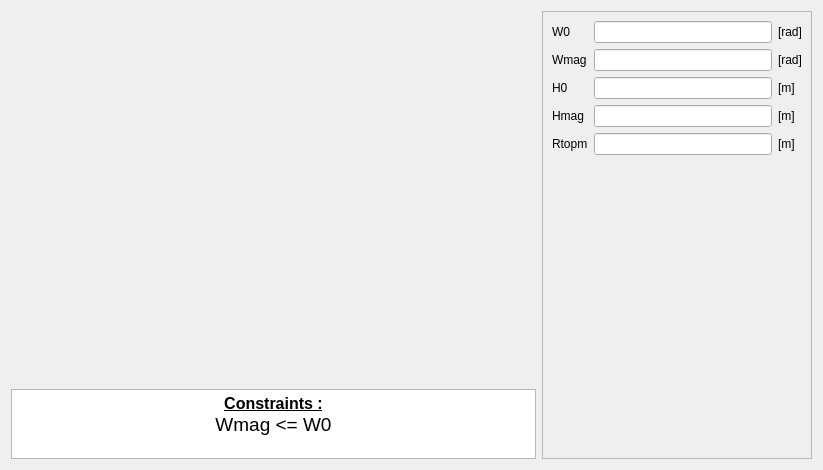
<?xml version="1.0" encoding="UTF-8"?>
<ui version="4.0">
 <class>PMSlot14</class>
 <widget class="QWidget" name="PMSlot14">
  <property name="geometry">
   <rect>
    <x>0</x>
    <y>0</y>
    <width>823</width>
    <height>470</height>
   </rect>
  </property>
  <property name="minimumSize">
   <size>
    <width>630</width>
    <height>470</height>
   </size>
  </property>
  <property name="maximumSize">
   <size>
    <width>16777215</width>
    <height>16777215</height>
   </size>
  </property>
  <property name="windowTitle">
   <string>Form</string>
  </property>
  <layout class="QHBoxLayout" name="horizontalLayout">
   <item>
    <layout class="QVBoxLayout" name="verticalLayout_2">
     <item>
      <widget class="QLabel" name="img_slot">
       <property name="sizePolicy">
        <sizepolicy hsizetype="Expanding" vsizetype="Expanding">
         <horstretch>0</horstretch>
         <verstretch>0</verstretch>
        </sizepolicy>
       </property>
       <property name="maximumSize">
        <size>
         <width>16777215</width>
         <height>16777215</height>
        </size>
       </property>
       <property name="text">
        <string/>
       </property>
       <property name="pixmap">
        <pixmap resource="../../../../Resources/pyleecan.qrc">:/images/images/MachineSetup/WMSlot/SlotM14.png</pixmap>
       </property>
       <property name="scaledContents">
        <bool>true</bool>
       </property>
      </widget>
     </item>
     <item>
      <widget class="QTextEdit" name="txt_constraint">
       <property name="sizePolicy">
        <sizepolicy hsizetype="Expanding" vsizetype="Fixed">
         <horstretch>0</horstretch>
         <verstretch>0</verstretch>
        </sizepolicy>
       </property>
       <property name="maximumSize">
        <size>
         <width>16777215</width>
         <height>70</height>
        </size>
       </property>
       <property name="verticalScrollBarPolicy">
        <enum>Qt::ScrollBarAlwaysOff</enum>
       </property>
       <property name="html">
        <string>&lt;!DOCTYPE HTML PUBLIC &quot;-//W3C//DTD HTML 4.0//EN&quot; &quot;http://www.w3.org/TR/REC-html40/strict.dtd&quot;&gt;
&lt;html&gt;&lt;head&gt;&lt;meta name=&quot;qrichtext&quot; content=&quot;1&quot; /&gt;&lt;style type=&quot;text/css&quot;&gt;
p, li { white-space: pre-wrap; }
&lt;/style&gt;&lt;/head&gt;&lt;body style=&quot; font-family:'MS Shell Dlg 2'; font-size:7.8pt; font-weight:400; font-style:normal;&quot;&gt;
&lt;p align=&quot;center&quot; style=&quot; margin-top:0px; margin-bottom:0px; margin-left:0px; margin-right:0px; -qt-block-indent:0; text-indent:0px;&quot;&gt;&lt;span style=&quot; font-size:12pt; font-weight:600; text-decoration: underline;&quot;&gt;Constraints :&lt;/span&gt;&lt;/p&gt;
&lt;p align=&quot;center&quot; style=&quot; margin-top:0px; margin-bottom:0px; margin-left:0px; margin-right:0px; -qt-block-indent:0; text-indent:0px;&quot;&gt;&lt;span style=&quot; font-size:14pt;&quot;&gt;Wmag &amp;lt;= W0&lt;/span&gt;&lt;/p&gt;&lt;/body&gt;&lt;/html&gt;</string>
       </property>
       <property name="textInteractionFlags">
        <set>Qt::TextSelectableByKeyboard|Qt::TextSelectableByMouse</set>
       </property>
      </widget>
     </item>
    </layout>
   </item>
   <item>
    <widget class="QScrollArea" name="scrollArea">
     <property name="minimumSize">
      <size>
       <width>270</width>
       <height>0</height>
      </size>
     </property>
     <property name="maximumSize">
      <size>
       <width>270</width>
       <height>16777215</height>
      </size>
     </property>
     <property name="widgetResizable">
      <bool>true</bool>
     </property>
     <widget class="QWidget" name="scrollAreaWidgetContents">
      <property name="geometry">
       <rect>
        <x>0</x>
        <y>0</y>
        <width>268</width>
        <height>446</height>
       </rect>
      </property>
      <layout class="QVBoxLayout" name="verticalLayout_3">
       <item>
        <layout class="QGridLayout" name="gridLayout">
         <item row="0" column="0">
          <widget class="QLabel" name="in_W0">
           <property name="text">
            <string>W0</string>
           </property>
          </widget>
         </item>
         <item row="0" column="1">
          <widget class="FloatEdit" name="lf_W0"/>
         </item>
         <item row="0" column="2">
          <widget class="QLabel" name="unit_W0">
           <property name="text">
            <string>[rad]</string>
           </property>
          </widget>
         </item>
         <item row="1" column="0">
          <widget class="QLabel" name="in_Wmag">
           <property name="text">
            <string>Wmag</string>
           </property>
          </widget>
         </item>
         <item row="1" column="1">
          <widget class="FloatEdit" name="lf_Wmag"/>
         </item>
         <item row="1" column="2">
          <widget class="QLabel" name="unit_Wmag">
           <property name="text">
            <string>[rad]</string>
           </property>
          </widget>
         </item>
         <item row="2" column="0">
          <widget class="QLabel" name="in_H0">
           <property name="text">
            <string>H0</string>
           </property>
          </widget>
         </item>
         <item row="2" column="1">
          <widget class="FloatEdit" name="lf_H0"/>
         </item>
         <item row="2" column="2">
          <widget class="QLabel" name="unit_H0">
           <property name="text">
            <string>[m]</string>
           </property>
          </widget>
         </item>
         <item row="3" column="0">
          <widget class="QLabel" name="in_Hmag">
           <property name="text">
            <string>Hmag</string>
           </property>
          </widget>
         </item>
         <item row="3" column="1">
          <widget class="FloatEdit" name="lf_Hmag"/>
         </item>
         <item row="3" column="2">
          <widget class="QLabel" name="unit_Hmag">
           <property name="text">
            <string>[m]</string>
           </property>
          </widget>
         </item>
         <item row="4" column="0">
          <widget class="QLabel" name="in_Rtopm">
           <property name="text">
            <string>Rtopm</string>
           </property>
          </widget>
         </item>
         <item row="4" column="1">
          <widget class="FloatEdit" name="lf_Rtopm"/>
         </item>
         <item row="4" column="2">
          <widget class="QLabel" name="unit_Rtopm">
           <property name="text">
            <string>[m]</string>
           </property>
          </widget>
         </item>
        </layout>
       </item>
       <item>
        <spacer name="verticalSpacer">
         <property name="orientation">
          <enum>Qt::Vertical</enum>
         </property>
         <property name="sizeHint" stdset="0">
          <size>
           <width>20</width>
           <height>40</height>
          </size>
         </property>
        </spacer>
       </item>
       <item>
        <widget class="WWSlotOut" name="w_out" native="true"/>
       </item>
      </layout>
     </widget>
    </widget>
   </item>
  </layout>
 </widget>
 <customwidgets>
  <customwidget>
   <class>FloatEdit</class>
   <extends>QLineEdit</extends>
   <header>......GUI/Tools/FloatEdit.h</header>
  </customwidget>
  <customwidget>
   <class>WWSlotOut</class>
   <extends>QWidget</extends>
   <header>......GUI.Dialog.DMachineSetup.SWSlot.WWSlotOut.WWSlotOut.h</header>
   <container>1</container>
  </customwidget>
 </customwidgets>
 <tabstops>
  <tabstop>lf_W0</tabstop>
  <tabstop>lf_Wmag</tabstop>
  <tabstop>lf_H0</tabstop>
  <tabstop>lf_Hmag</tabstop>
  <tabstop>txt_constraint</tabstop>
 </tabstops>
 <resources>
  <include location="../../../../Resources/pyleecan.qrc"/>
  <include location="../../../../Resources/pyleecan.qrc"/>
 </resources>
 <connections/>
</ui>
